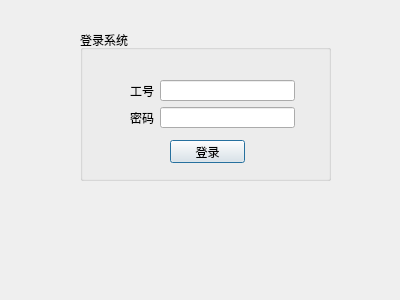
<?xml version="1.0" encoding="UTF-8"?>
<ui version="4.0">
 <class>Login_Dialog</class>
 <widget class="QDialog" name="Login_Dialog">
  <property name="geometry">
   <rect>
    <x>0</x>
    <y>0</y>
    <width>400</width>
    <height>300</height>
   </rect>
  </property>
  <property name="windowTitle">
   <string>Dialog</string>
  </property>
  <widget class="QGroupBox" name="view_login">
   <property name="geometry">
    <rect>
     <x>80</x>
     <y>30</y>
     <width>251</width>
     <height>151</height>
    </rect>
   </property>
   <property name="title">
    <string>登录系统</string>
   </property>
   <property name="flat">
    <bool>false</bool>
   </property>
   <property name="checkable">
    <bool>false</bool>
   </property>
   <widget class="QWidget" name="layoutWidget">
    <property name="geometry">
     <rect>
      <x>50</x>
      <y>50</y>
      <width>165</width>
      <height>48</height>
     </rect>
    </property>
    <layout class="QGridLayout" name="gridLayout">
     <item row="0" column="0">
      <widget class="QLabel" name="lb_id">
       <property name="text">
        <string>工号</string>
       </property>
      </widget>
     </item>
     <item row="0" column="1">
      <widget class="QLineEdit" name="tb_id"/>
     </item>
     <item row="1" column="1">
      <widget class="QLineEdit" name="tb_password"/>
     </item>
     <item row="1" column="0">
      <widget class="QLabel" name="lb_password">
       <property name="text">
        <string>密码</string>
       </property>
      </widget>
     </item>
    </layout>
   </widget>
   <widget class="QPushButton" name="btn_login">
    <property name="geometry">
     <rect>
      <x>90</x>
      <y>110</y>
      <width>75</width>
      <height>23</height>
     </rect>
    </property>
    <property name="text">
     <string>登录</string>
    </property>
   </widget>
  </widget>
 </widget>
 <resources/>
 <connections/>
</ui>
